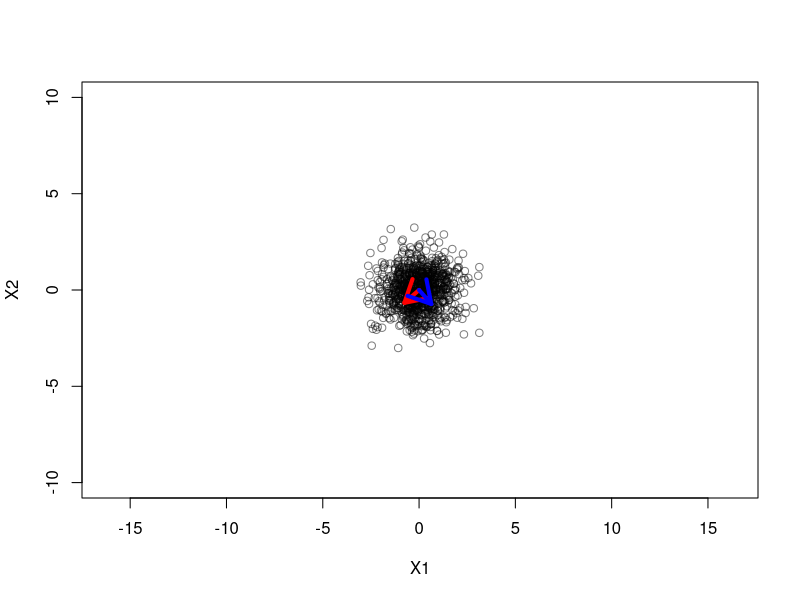
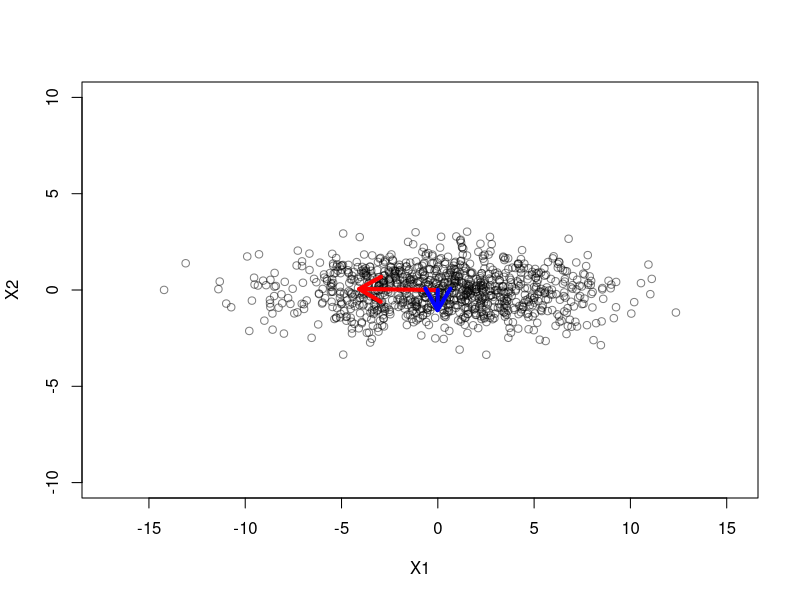
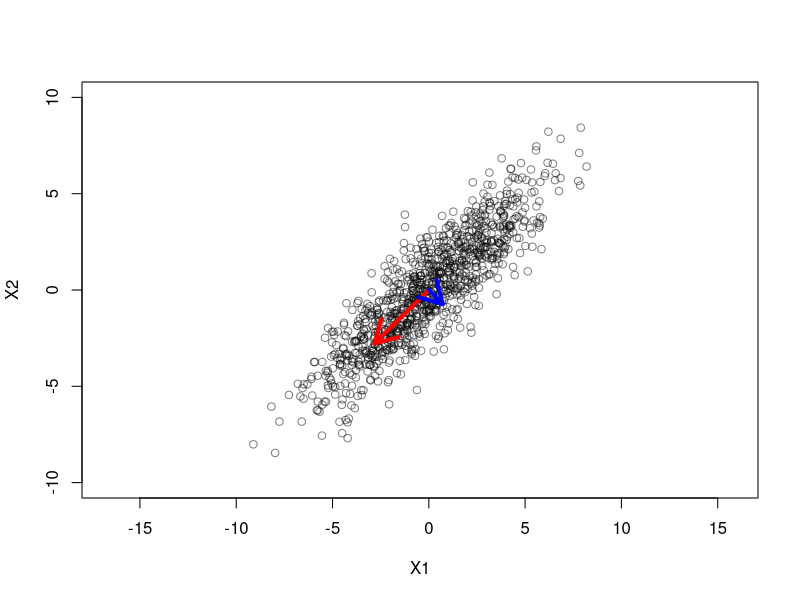
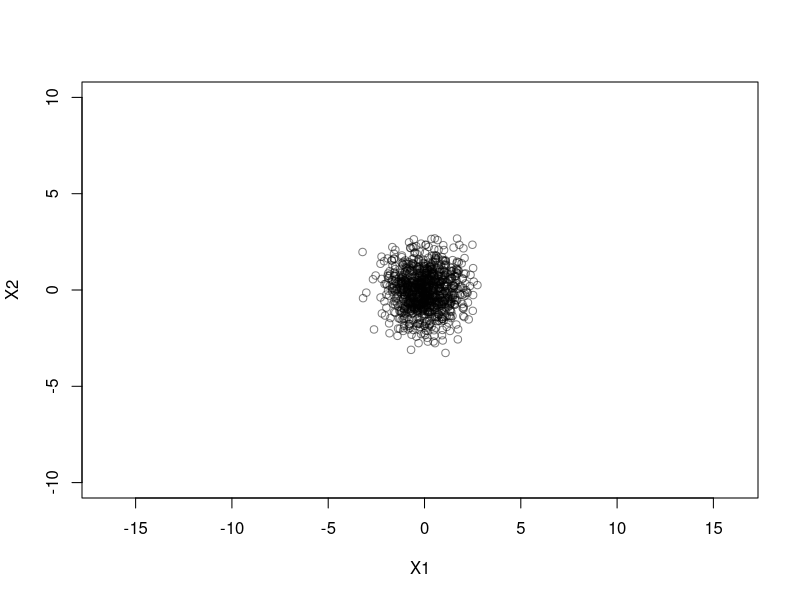
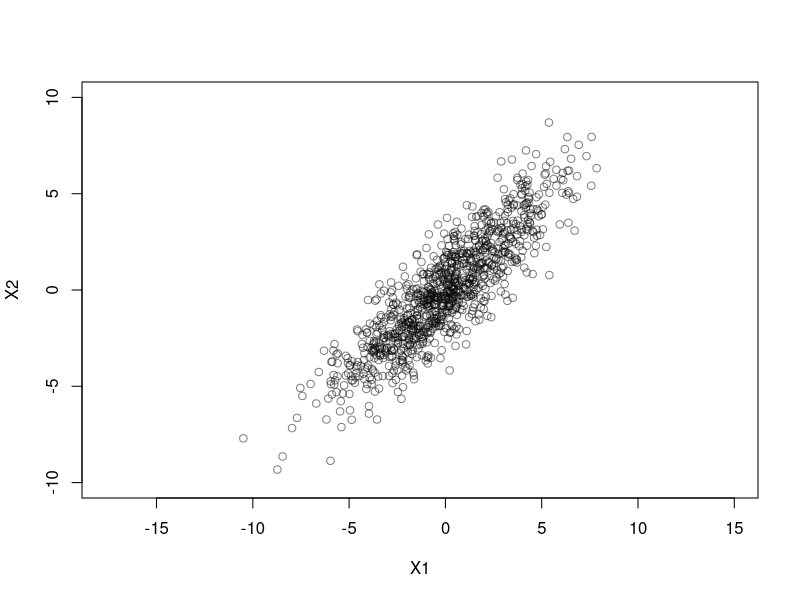
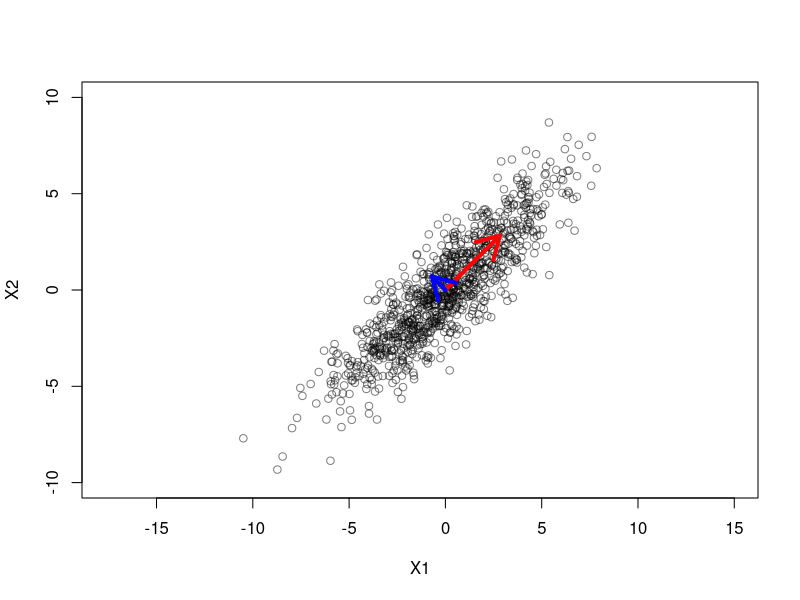

Recreate these plots in R, in order.
## ---- chunk 1
knitr::opts_chunk$set(echo = TRUE)
## ---- chunk 2
library(scales)
library(MASS)

generateData <- function (u, sdx, sdy){
  size <- 1000
  x0 <- rnorm(mean = u, sd = sdx, n = size)
  x1 <- rnorm(mean = u, sd = sdy, n = size)
  X <- matrix(x0, ncol = 1)
  cbind(X, matrix(x1, ncol = 1))
}

plotMatrix <- function(X){
  xdf <- data.frame(X)
  plot(xdf, ylim=c(-10, 10), asp=1, col = alpha("black",0.5))
}

plotEigenvectors <- function(X){
  C <- covarianceMatrix(X)
  eigenC <- eigen(C, symmetric = TRUE)
  dimensions <- eigenC$vectors %*% diag(sqrt(eigenC$values))
  arrows(0,0,dimensions[1,1],dimensions[2,1], lwd = 4, col = "red")
  arrows(0,0,dimensions[1,2],dimensions[2,2], lwd = 4, col = "blue")
}

rotationMatrix <- function(angle){
  matrix(c(cos(angle),sin(angle),-sin(angle),cos(angle)), nrow = 2, ncol= 2)
}

covarianceMatrix <- function(X){
  mu <- matrix(colMeans(X), nrow = 1)
  t(X)%*%X * (1/(nrow(X)-1)) - (t(mu)%*%mu)
}
## ---- chunk 3
C <- diag(1,2,2)
eigenC <- eigen(C)
dimensions <- eigenC$vectors %*% diag(eigenC$values)
C
eigenC
dimensions
## ---- chunk 4
X <- generateData(0,1,1)
plotMatrix(X)
plotEigenvectors(X)
## ---- chunk 5
X <- generateData(0, 4, 1)
plotMatrix(X)
plotEigenvectors(X)
## ---- chunk 6
X <- generateData(0, 4, 1)
rot45 <- rotationMatrix(-pi/4)
X <- X %*% rot45
C <- covarianceMatrix(X)
eigenC <- eigen(C)
plotMatrix(X)
plotEigenvectors(X)
## ---- chunk 7
X <- generateData(0,1,1)
R <- rotationMatrix(-pi/4)
S <- matrix(c(4,0,0,1), nrow=2, ncol=2)
plotMatrix(X)
## ---- chunk 8
T <- R%*%S
## ---- chunk 9
#R is a orthonormal matrix so t(R) = ginv(R)
C <- T%*%t(T)
## ---- chunk 10
plotMatrix(X%*%S%*%R)
## ---- chunk 11
eigenVectors <- t(R)%*%S
plotMatrix(X%*%S%*%R)
arrows(0,0,eigenVectors[1,1],eigenVectors[2,1], lwd = 4, col = "red")
arrows(0,0,eigenVectors[1,2],eigenVectors[2,2], lwd = 4, col = "blue")

# These matrices should be as near as zero as possible
eigenC$vectors - t(R)
diag(sqrt(eigenC$values), 2, 2) - S
